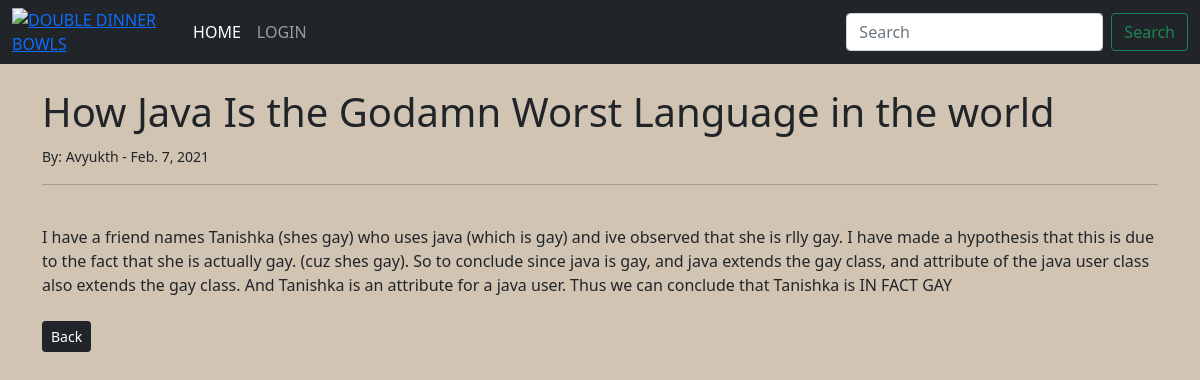
Page /article/3 on the committed database.
### theblog/models.py (models this page shows, shortened)
class Post(models.Model):
    title = models.CharField(max_length = 255)
    author = models.ForeignKey(User, on_delete=models.CASCADE)
    body = models.TextField()
    post_date = models.DateField(auto_now_add=True)

### theblog/views.py (the view)
# urls.py: path('article/<int:pk>', PostDetails.as_view(), name="blog-details"),
class PostDetails(DetailView):
    model = Post
    template_name = 'article_details.html'

### theblog/templates/article_details.html
{% extends 'base.html' %}
{% block content %}
<h1>{{ post.title }}</h1>
<small>By: {{post.author.first_name}} - {{ post.post_date }}</small><br/>
<hr>
<br/>
{{ post.body }}
<br/><br/>
<a href = "{% url 'home' %}" class = "btn btn-dark btn-sm">Back</a>
{% endblock %}

### rows in the picture
Post: title "How Java Is the Godamn Worst Language in the world", author.first_name "Avyukth", post_date "Feb. 7, 2021", body "I have a friend names Tanishka (shes gay) who uses java (which is gay) and ive observed that she is rlly gay. I have made a hypothesis that this is due to the fact that she is actually gay. (cuz shes gay). So to conclude since java is gay, and java extends the gay class, and attribute of the java user class also extends the gay class. And Tanishka is an attribute for a java user. Thus we can conclude that Tanishka is IN FACT GAY"
